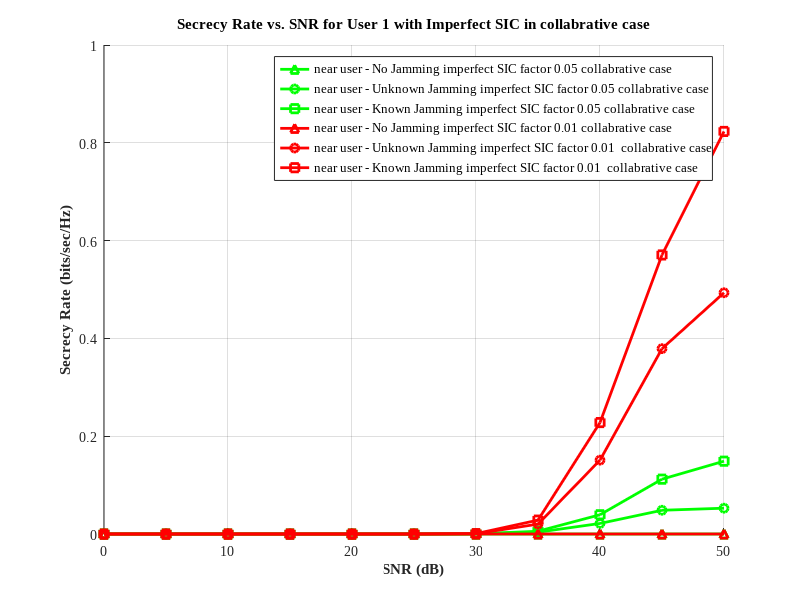

Source code (MATLAB):
clc
clear all
close all

snr_dB = 0:5:50;    % Total power in dB
c = 2.2;            % Pathloss component
No = 1;             % Noise power
iterations = 400;   % Number of iterations for Monte Carlo simulation
N = 30;             % Number of channel realizations

% Distances
d_sr = 50; d_ru1 = 10; d_ru2 = 20; d_su1 = 7; d_su2 = 15;
d_se1 = 10; d_se2 = 25; d_se3 = 15; d_ju1 = 50; d_ju2 = 60;
d_je1 = 2; d_je2 = 11; d_je3 = 12;

a2_values = 0.76;
a1_values = 0.24;
bet=0.001;
beta = 0.005; % Imperfect SIC factor

for a_index = 1:length(a1_values)
    a1 = a1_values(a_index);
    a2 = a2_values(a_index);

    cap_nj1 = zeros(iterations, length(snr_dB));
    cap_nj2 = zeros(iterations, length(snr_dB));
    cap_uj1 = zeros(iterations, length(snr_dB));
    cap_uj2 = zeros(iterations, length(snr_dB));
    cap_kj1 = zeros(iterations, length(snr_dB));
    cap_kj2 = zeros(iterations, length(snr_dB));

    for jj = 1:iterations
        for ii = 1:length(snr_dB)
            Ps = 10^(snr_dB(ii) / 10);
            Pt = 0.95 * Ps;
            Pj = 0.05 * Ps;

            hsr = sqrt(d_sr^(-c)) * (randn(N, 1) + 1i * randn(N, 1));
            hru1 = sqrt(d_ru1^(-c)) * (randn(N, 1) + 1i * randn(N, 1));
            hru2 = sqrt(d_ru2^(-c)) * (randn(N, 1) + 1i * randn(N, 1));
            hsu1 = sqrt(d_su1^(-c)) * (randn(N, 1) + 1i * randn(N, 1));
            hsu2 = sqrt(d_su2^(-c)) * (randn(N, 1) + 1i * randn(N, 1));
            hse1 = sqrt(d_se1^(-c)) * (randn(N, 1) + 1i * randn(N, 1));
            hse2 = sqrt(d_se2^(-c)) * (randn(N, 1) + 1i * randn(N, 1));
            hse3 = sqrt(d_se3^(-c)) * (randn(N, 1) + 1i * randn(N, 1));
            hju1 = sqrt(d_ju1^(-c)) * (randn(N, 1) + 1i * randn(N, 1));
            hju2 = sqrt(d_ju2^(-c)) * (randn(N, 1) + 1i * randn(N, 1));
            hje1 = sqrt(d_je1^(-c)) * (randn(N, 1) + 1i * randn(N, 1));
            hje2 = sqrt(d_je2^(-c)) * (randn(N, 1) + 1i * randn(N, 1));
            hje3 = sqrt(d_je3^(-c)) * (randn(N, 1) + 1i * randn(N, 1));

            Phi1 = exp(-1i * angle(hsr .* hru1));
            Phi2 = exp(-1i * angle(hsr .* hru2));

            intf1_nj = beta * ((abs(hsr .* hru1 .* Phi1).^2 * (a2 * Pt)) + (abs(hru1).^2 * (a2 * Pt)));
            snr1_nj = ((abs(hsr .* hru1 .* Phi1).^2 * (a1 * Pt)) + (abs(hru1).^2 * (a1 * Pt))) ./ (No + intf1_nj);
            snr2_nj = ((abs(hsr .* hru2 .* Phi2).^2 * (a2 * Pt)) + (abs(hru2).^2 * (a2 * Pt))) ./ ...
                       (No + ((abs(hsr .* hru1 .* Phi1).^2 * (a1 * Pt)) + (abs(hru1).^2 * (a1 * Pt))));

            intf1_uj = beta * ((abs(hsr .* hru1 .* Phi1).^2 * (a2 * Pt)) + (abs(hru1).^2 * (a2 * Pt)));
            snr1_uj = ((abs(hsr .* hru1 .* Phi1).^2 * (a1 * Pt)) + (abs(hru1).^2 * (a1 * Pt))) ./ (No + abs(hju1).^2 * Pj + intf1_uj);
            snr2_uj = ((abs(hsr .* hru2 .* Phi2).^2 * (a2 * Pt)) + (abs(hru2).^2 * (a2 * Pt))) ./ ...
                       (No + abs(hju2).^2 * Pj + ((abs(hsr .* hru1 .* Phi1).^2 * (a1 * Pt)) + (abs(hru1).^2 * (a1 * Pt))));

            intf1_kj = beta * ((abs(hsr .* hru1 .* Phi1).^2 * (a2 * Pt)) + (abs(hru1).^2 * (a2 * Pt)));
            snr1_kj = ((abs(hsr .* hru1 .* Phi1).^2 * (a1 * Pt)) + (abs(hru1).^2 * (a1 * Pt))) ./ (No + intf1_kj);
            snr2_kj = ((abs(hsr .* hru2 .* Phi2).^2 * (a2 * Pt)) + (abs(hru2).^2 * (a2 * Pt))) ./ ...
                       (No + ((abs(hsr .* hru1 .* Phi1).^2 * (a1 * Pt)) + (abs(hru1).^2 * (a1 * Pt))));

            snre_nj =[(abs(hse1).^2 * (a2 * Pt))./No]+[(abs(hse2).^2 * (a2 * Pt))./No]+[(abs(hse3).^2 * (a2 * Pt))./No];
            snre_uj=[(abs(hse1).^2 * (a2 * Pt))./(No+(abs(hje1).^2 * Pj))]+[(abs(hse3).^2 * (a2 * Pt))./(No+(abs(hje3).^2 * Pj))]+[(abs(hse2).^2 * (a2 * Pt))./(No+(abs(hje2).^2 * Pj))];
            snre_kj=[(abs(hse1).^2 * (a2 * Pt))./(No+abs(hje1).^2*Pj)]+[(abs(hse2).^2 * (a2 * Pt))./(No+abs(hje2).^2*Pj)]+[(abs(hse3).^2 * (a2 * Pt))./(No+abs(hje3).^2*Pj)];

            sr_nj1 = max(0.5 * (log2(1 + mean(snr1_nj)) - log2(1 + mean(snre_nj))), 0);
            sr_nj2 = max(0.5 * (log2(1 + mean(snr2_nj)) - log2(1 + mean(snre_nj))), 0);
            sr_uj1 = max(0.5 * (log2(1 + mean(snr1_uj)) - log2(1 + mean(snre_uj))), 0);
            sr_uj2 = max(0.5 * (log2(1 + mean(snr2_uj)) - log2(1 + mean(snre_uj))), 0);
            sr_kj1 = max(0.5 * (log2(1 + mean(snr1_kj)) - log2(1 + mean(snre_kj))), 0);
            sr_kj2 = max(0.5 * (log2(1 + mean(snr2_kj)) - log2(1 + mean(snre_kj))), 0);

            cap_nj1(jj, ii) = sr_nj1; cap_nj2(jj, ii) = sr_nj2;
            cap_uj1(jj, ii) = sr_uj1; cap_uj2(jj, ii) = sr_uj2;
            cap_kj1(jj, ii) = sr_kj1; cap_kj2(jj, ii) = sr_kj2;




            aintf1_nj = bet * ((abs(hsr .* hru1 .* Phi1).^2 * (a2 * Pt)) + (abs(hru1).^2 * (a2 * Pt)));
            asnr1_nj = ((abs(hsr .* hru1 .* Phi1).^2 * (a1 * Pt)) + (abs(hru1).^2 * (a1 * Pt))) ./ (No + aintf1_nj);
            asnr2_nj = ((abs(hsr .* hru2 .* Phi2).^2 * (a2 * Pt)) + (abs(hru2).^2 * (a2 * Pt))) ./ ...
                       (No + ((abs(hsr .* hru1 .* Phi1).^2 * (a1 * Pt)) + (abs(hru1).^2 * (a1 * Pt))));

            aintf1_uj = bet * ((abs(hsr .* hru1 .* Phi1).^2 * (a2 * Pt)) + (abs(hru1).^2 * (a2 * Pt)));
            asnr1_uj = ((abs(hsr .* hru1 .* Phi1).^2 * (a1 * Pt)) + (abs(hru1).^2 * (a1 * Pt))) ./ (No + abs(hju1).^2 * Pj + aintf1_uj);
            asnr2_uj = ((abs(hsr .* hru2 .* Phi2).^2 * (a2 * Pt)) + (abs(hru2).^2 * (a2 * Pt))) ./ ...
                       (No + abs(hju2).^2 * Pj + ((abs(hsr .* hru1 .* Phi1).^2 * (a1 * Pt)) + (abs(hru1).^2 * (a1 * Pt))));

            aintf1_kj = bet * ((abs(hsr .* hru1 .* Phi1).^2 * (a2 * Pt)) + (abs(hru1).^2 * (a2 * Pt)));
            asnr1_kj = ((abs(hsr .* hru1 .* Phi1).^2 * (a1 * Pt)) + (abs(hru1).^2 * (a1 * Pt))) ./ (No + aintf1_kj);
            asnr2_kj = ((abs(hsr .* hru2 .* Phi2).^2 * (a2 * Pt)) + (abs(hru2).^2 * (a2 * Pt))) ./ ...
                       (No + ((abs(hsr .* hru1 .* Phi1).^2 * (a1 * Pt)) + (abs(hru1).^2 * (a1 * Pt))));

            asnre_nj =[(abs(hse1).^2 * (a2 * Pt))./No]+[(abs(hse2).^2 * (a2 * Pt))./No]+[(abs(hse3).^2 * (a2 * Pt))./No];
            asnre_uj=[(abs(hse1).^2 * (a2 * Pt))./(No+(abs(hje1).^2 * Pj))]+[(abs(hse3).^2 * (a2 * Pt))./(No+(abs(hje3).^2 * Pj))]+[(abs(hse2).^2 * (a2 * Pt))./(No+(abs(hje2).^2 * Pj))];
            asnre_kj=[(abs(hse1).^2 * (a2 * Pt))./(No+abs(hje1).^2*Pj)]+[(abs(hse2).^2 * (a2 * Pt))./(No+abs(hje2).^2*Pj)]+[(abs(hse3).^2 * (a2 * Pt))./(No+abs(hje3).^2*Pj)];

            asr_nj1 = max(0.5 * (log2(1 + mean(asnr1_nj)) - log2(1 + mean(asnre_nj))), 0);
            asr_nj2 = max(0.5 * (log2(1 + mean(asnr2_nj)) - log2(1 + mean(asnre_nj))), 0);
            asr_uj1 = max(0.5 * (log2(1 + mean(asnr1_uj)) - log2(1 + mean(asnre_uj))), 0);
            asr_uj2 = max(0.5 * (log2(1 + mean(asnr2_uj)) - log2(1 + mean(asnre_uj))), 0);
            asr_kj1 = max(0.5 * (log2(1 + mean(asnr1_kj)) - log2(1 + mean(asnre_kj))), 0);
            asr_kj2 = max(0.5 * (log2(1 + mean(asnr2_kj)) - log2(1 + mean(asnre_kj))), 0);

            acap_nj1(jj, ii) = asr_nj1; acap_nj2(jj, ii) = asr_nj2;
            acap_uj1(jj, ii) = asr_uj1; acap_uj2(jj, ii) = asr_uj2;
            acap_kj1(jj, ii) = asr_kj1; acap_kj2(jj, ii) = asr_kj2;
        end
    end

    C_RIS1_nojam1(a_index, :) = mean(cap_nj1, 1);
    C_RIS1_nojam2(a_index, :) = mean(cap_nj2, 1);
    C_RIS1_unknownjam1(a_index, :) = mean(cap_uj1, 1);
    C_RIS1_unknownjam2(a_index, :) = mean(cap_uj2, 1);
    C_RIS1_knownjam1(a_index, :) = mean(cap_kj1, 1);
    C_RIS1_knownjam2(a_index, :) = mean(cap_kj2, 1);

    aC_RIS1_nojam1(a_index, :) = mean(acap_nj1, 1);
    aC_RIS1_nojam2(a_index, :) = mean(acap_nj2, 1);
    aC_RIS1_unknownjam1(a_index, :) = mean(acap_uj1, 1);
    aC_RIS1_unknownjam2(a_index, :) = mean(acap_uj2, 1);
    aC_RIS1_knownjam1(a_index, :) = mean(acap_kj1, 1);
    aC_RIS1_knownjam2(a_index, :) = mean(acap_kj2, 1);
end

% Plotting
set(0, 'DefaultTextFontName', 'Times New Roman');
set(0, 'DefaultAxesFontName', 'Times New Roman');
fig = figure;
hold on; grid on;

plot(snr_dB, C_RIS1_nojam1, '-^', 'DisplayName', 'near user - No Jamming imperfect SIC factor 0.05 collabrative case', 'LineWidth', 2, 'Color', 'g');
plot(snr_dB, C_RIS1_unknownjam1, '-o', 'DisplayName', 'near user - Unknown Jamming imperfect SIC factor 0.05 collabrative case', 'LineWidth', 2, 'Color', 'g');
plot(snr_dB, C_RIS1_knownjam1, '-s', 'DisplayName', 'near user - Known Jamming imperfect SIC factor 0.05 collabrative case', 'LineWidth', 2, 'Color', 'g');

plot(snr_dB, aC_RIS1_nojam1, '-^', 'DisplayName', 'near user - No Jamming imperfect SIC factor 0.01 collabrative case', 'LineWidth', 2, 'Color', 'r');
plot(snr_dB, aC_RIS1_unknownjam1, '-o', 'DisplayName', 'near user - Unknown Jamming imperfect SIC factor 0.01  collabrative case', 'LineWidth', 2, 'Color', 'r');
plot(snr_dB, aC_RIS1_knownjam1, '-s', 'DisplayName', 'near user - Known Jamming imperfect SIC factor 0.01  collabrative case', 'LineWidth', 2, 'Color', 'r');

xlabel('SNR (dB)', 'FontWeight', 'bold');
ylabel('Secrecy Rate (bits/sec/Hz)', 'FontWeight', 'bold');
title('Secrecy Rate vs. SNR for User 1 with Imperfect SIC in collabrative case');
legend('Location', 'best', 'NumColumns', 1, 'FontSize', 9);

exportgraphics(fig, 'secrecy_rate_imperfect_sic.jpeg', 'Resolution', 800);
